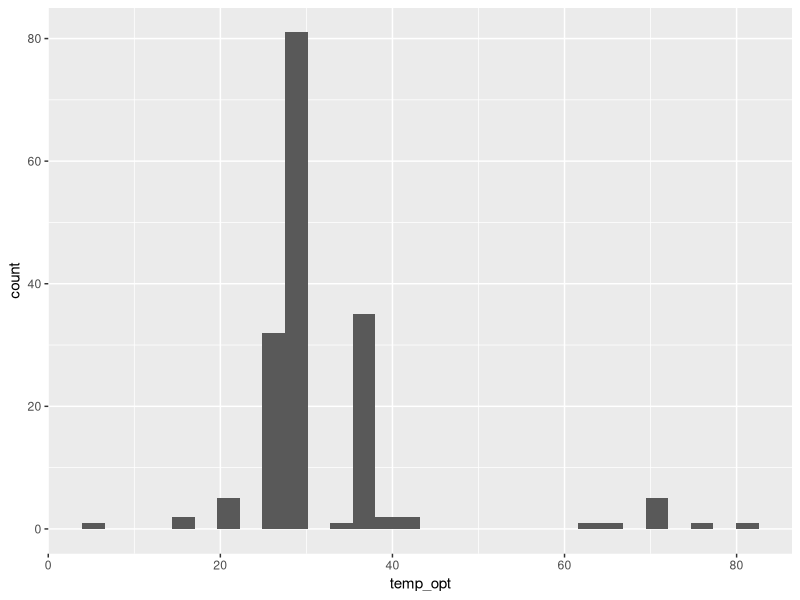
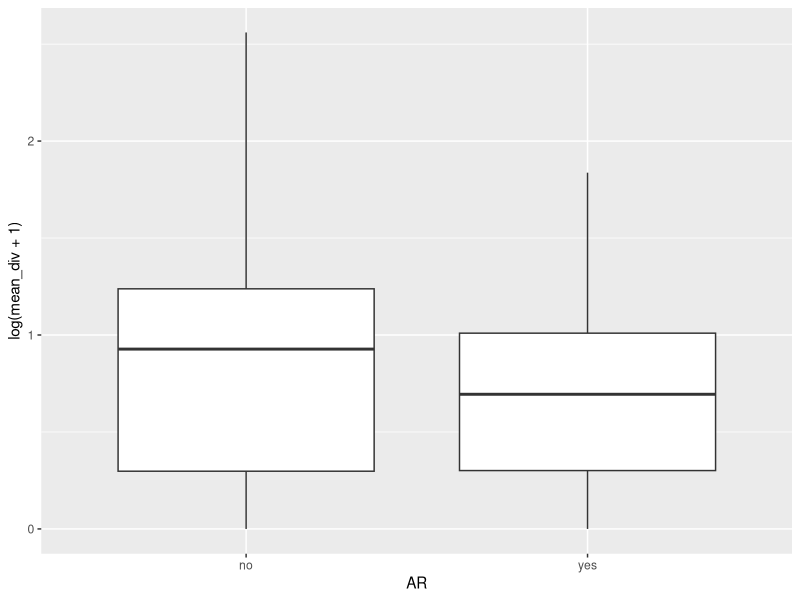
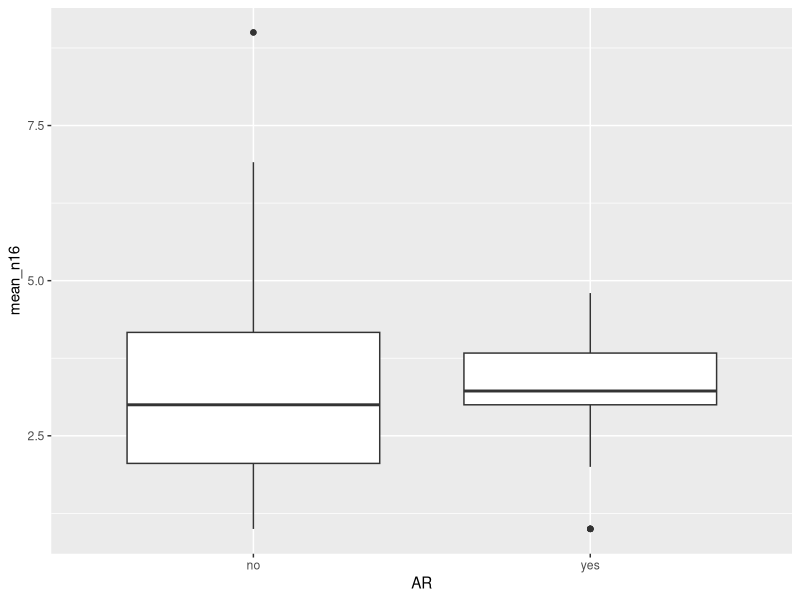
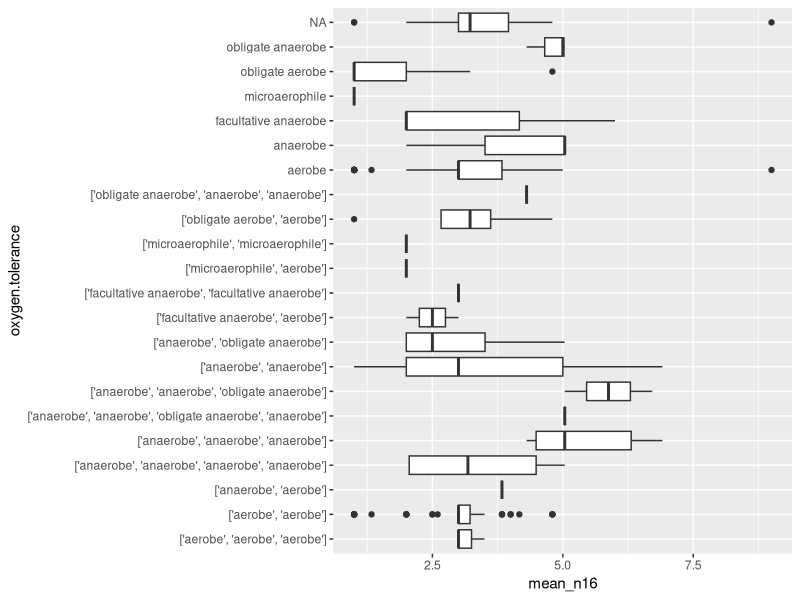
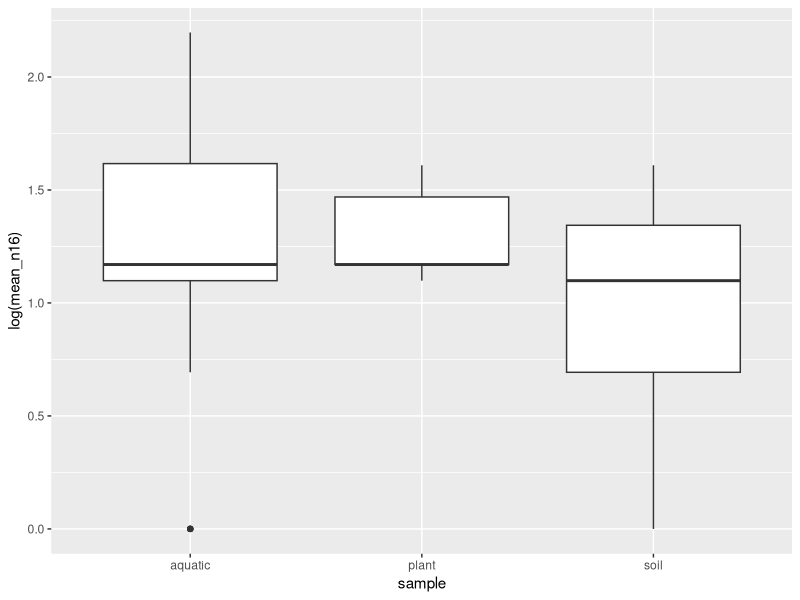
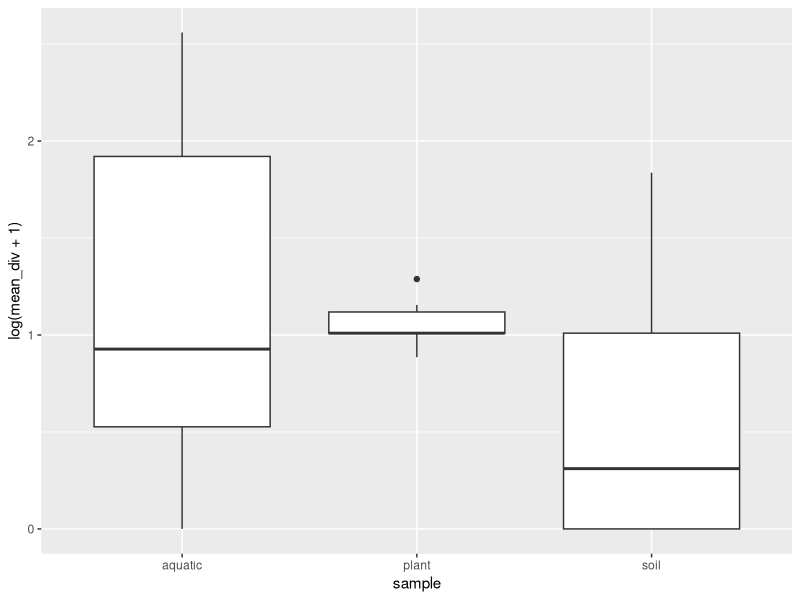
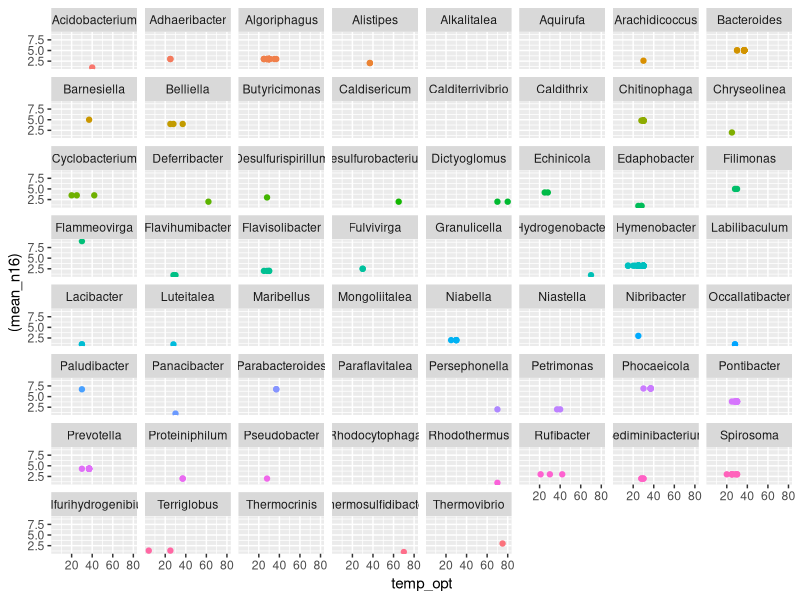
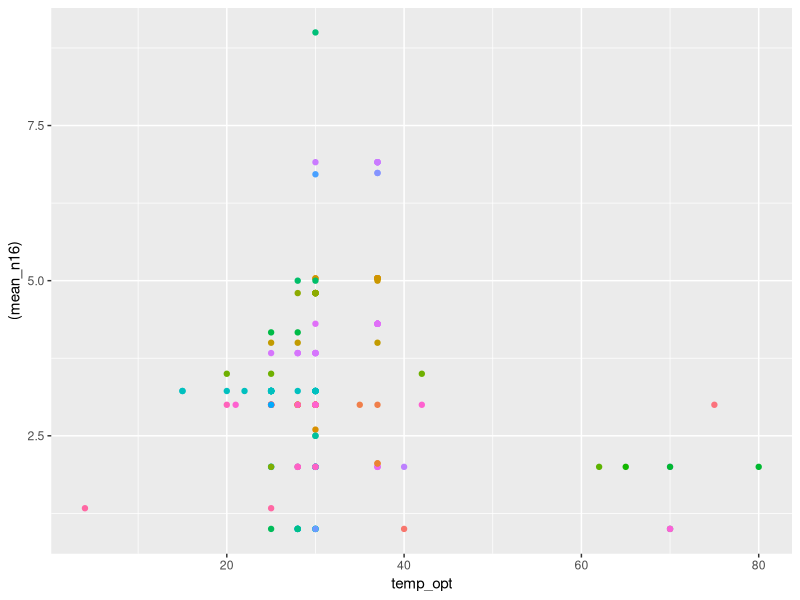

Recreate these plots in R, in order.

library("tidyverse")

# Read in the output format
D <- read.csv("../data/EnvInfooutput.csv")

D <- replace(D, D == "", NA)
D <- filter(D, !is.na(optimum))
D_small <- mutate(D, temp_opt=as.integer(range)) %>% 
  select(!c(X,optimum,range))


# find species seen twice
group_by(D, species) %>% 
  summarise(number=n()) %>% 
  filter(number > 1)
  


ggplot(D_small) +
  geom_histogram(aes(x=temp_opt))

# some extramophiles
filter(D_small, temp_opt > 60)


# Read in the data from ribdif
ribdif_dat <- read.csv("../../makingNewInfo/gcf_n16s_genus.csv")
# find mean of number of 16s and total dif
# TODO maybe not mean but for each but needs more work
ribdif_genus_info= group_by(ribdif_dat, genus) %>% 
  summarise(mean_n16 = mean(number_16s), mean_div = mean(total_div), nspecies = mean(n_species))

ribdif_genus_info <- rename(ribdif_genus_info)

# Join the two datasets
D_joined <- left_join(D_small, ribdif_genus_info, by="genus")
D_joined <- filter(D_joined, mean_n16 > 0)

D_joined <- mutate(D_joined, AR = factor(ifelse(is.na(is.resistant), "no","yes")))
# Less div -> needs selected AR ribosomes
ggplot(D_joined) +
  geom_boxplot(aes(x=AR, y=log(mean_div+1)))

# Lower 16s ribosome -> often C-selected: do not change much in terms of conditons.. 
# AKA do not need large amount of changebility
ggplot(D_joined) +
  geom_boxplot(aes(x=AR, y=mean_n16))

# could be something
ggplot(D_joined) +
  geom_boxplot(aes(y=oxygen.tolerance, x=mean_n16))
# Sig
fit <- lm(log10(mean_div+1) ~ AR, data=D_joined)
anova(fit)

#sig
fit <- lm(log(mean_n16+1) ~ AR, data=D_joined)
anova(fit)

D_test <- D_joined %>% filter(!is.na(soil.counts), !is.na(aquatic.counts),!is.na(plant.counts)) 

# What is
which_sample <- function(soil,aquatic,plant){
  if (soil > aquatic && soil > plant){
    return("soil")
    }
  else if (aquatic > soil && aquatic > plant){
    return("aquatic")
    }
  else if (plant > aquatic && plant > soil){
    return("plant")}
  else {
    return("none")

    }
  }

# Does work
tst <- mutate(D_test, sample = pmap_chr(list(soil.counts, aquatic.counts,plant.counts),which_sample))

tst <- filter(tst, sample != "none")

ggplot(tst) +
  geom_boxplot(aes(y=log(mean_n16), x=sample))

ggplot(tst) +
  geom_boxplot(aes(y=log(mean_div+1), x=sample))
# Sig !! between types of sample
fit <- lm(mean_div ~ sample, data=tst)
anova(fit)

# BIG sig
fit <- lm(mean_n16 ~ sample, data=tst)
anova(fit)




# It seems to be kinda genus specific. BUT THATS BEcause we took mean n16
ggplot(D_joined) + 
  geom_point(aes(x=temp_opt,y=(mean_n16), col = genus)) +
  theme(legend.position="none") +
  facet_wrap(~genus)

ggplot(D_joined) + 
  geom_point(aes(x=temp_opt,y=(mean_n16), col = genus)) +
  theme(legend.position="none")

ggplot(D_joined) + 
  geom_point(aes(x=(mean_n16),y=(mean_div), col = genus)) +
  theme(legend.position="none")

ggplot(D_joined) + 
  geom_point(aes(x=(temp_opt),y=log(mean_div), col = mean_n16)) 



D_motil <- mutate(D_joined, motility = factor(motility)) %>% 
  filter(motility %in% c("no","yes"))


# Motility seems to have no effect' But with big it might
ggplot(D_motil) +
  geom_boxplot(aes(x=motility, y=log(mean_n16)))

# sig
fit <- lm(log(mean_n16) ~ motility, data=D_motil)
anova(fit)
par(mfrow=c(2,2))
plot(fit)

# Gram or not #### 
D_gram <- mutate(D_joined, gram = factor(gram.stain)) %>% 
  filter(gram %in% c("positive", "negative"))
str(D_gram)

# There is sig but it might just be due to taxonomy relationship
# would be good idea to take more tax data into consideration
ggplot(D_gram) +
  geom_boxplot(aes(x=gram, y=log(mean_n16)))
fit <- lm(log(mean_n16) ~ gram, data=D_gram)
# it also has
anova(fit)
#par(mfrow=c(2,2))
#plot(fit)


## More VIRKER IKKE alle df == 1
D_gram_mortil <- mutate(D_motil, gram = factor(gram.stain)) %>% 
  filter(gram %in% c("positive", "negative")) %>% 
  filter(!is.na(temp_opt)) %>% 
  mutate(mean_n16 = as.numeric(mean_n16),
         temp_opt = as.numeric(temp_opt))

str(D_gram_mortil)

fit <- lm(log(mean_n16) ~ temp_opt + gram + motility + gram:temp_opt , data=D_gram_mortil)
anova(fit)
fit2 <- step(fit, k=log(nrow(D_gram_mortil)))
library(car)
anova(fit2)
#plot(fit2)

ggplot(D_gram) +
  geom_point(aes(x=temp_opt, y=log(mean_n16),col=gram))


fit <- lm(mean_n16 ~ temp_opt ,data = D_gram_mortil)
Anova(fit)

sml <- mutate(D_gram_mortil, log_std_n16 = (log(mean_n16) - mean(log(mean_n16)))/sd(log(mean_n16)),
              std_temp = (temp_opt - mean(temp_opt))/sd(temp_opt)
              )
ggplot(sml) +
  geom_point(aes(x=std_temp, y=log_std_n16))



### Does nspecies have effect:: NO
ggplot(D_joined) +
  geom_point(aes(x=log(nspecies), y=log(mean_div)))

ggplot(D_joined) +
  geom_point(aes(x=log(mean_div+1), y=log(mean_n16+1))) +
  geom_smooth(aes(x=log(mean_div+1), y=log(mean_n16+1)),method = lm)



